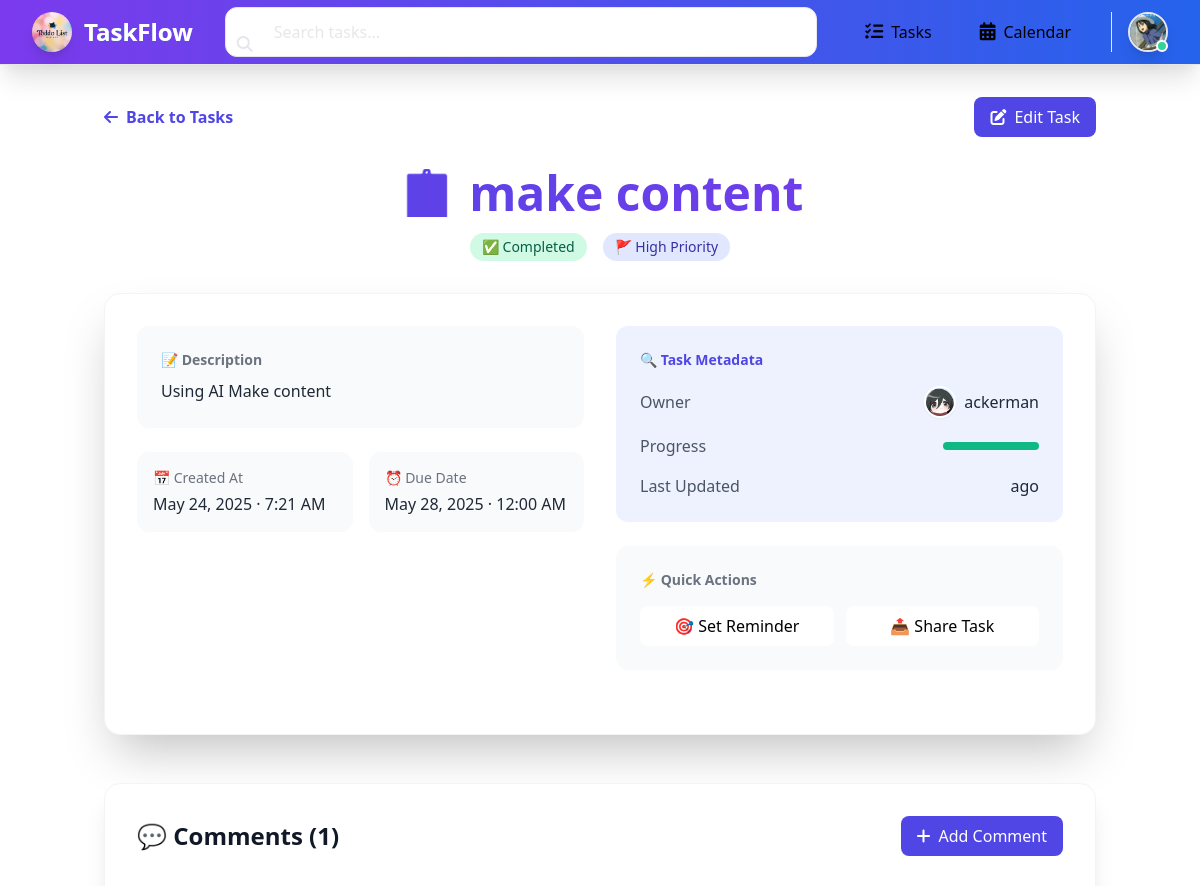
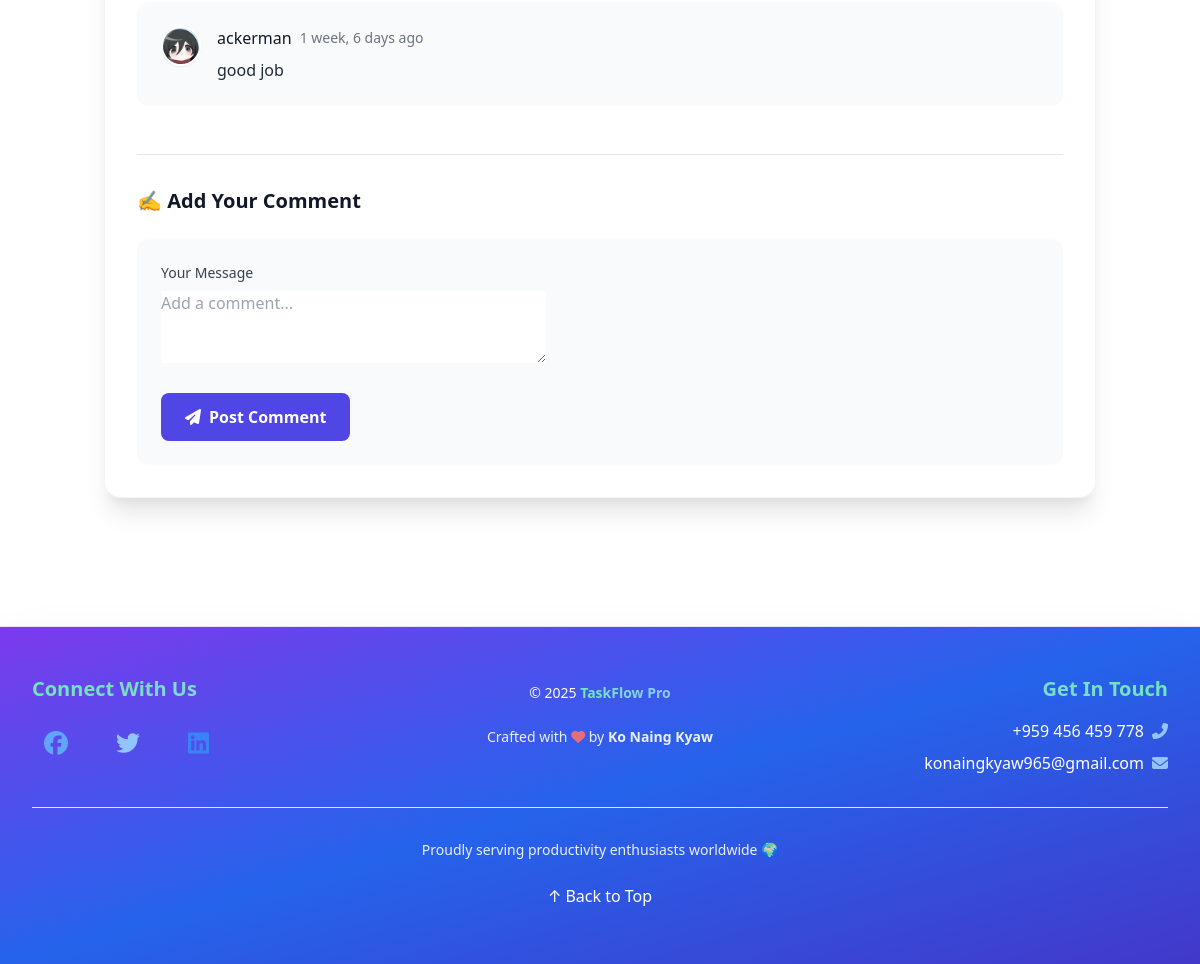
Screenshot of /task_detail/63/ (signed in) with the database file from the repository (2 pictures, top to bottom).
### myapp/models.py (models this page shows, shortened)
class Profile(models.Model):
    user = models.OneToOneField(User, on_delete=models.CASCADE)
    profile_pic = models.ImageField(
        upload_to='profile_pics/',
        default='default_profile_pic.jpg'
    )
    bio = models.TextField(blank=True, null=True)

class Task(models.Model):
    PRIORITY_CHOICES = [
        ('High', 'High'),
        ('Medium', 'Medium'),
        ('Low', 'Low'),
    ]
    RECURRENCE_CHOICES = [
        ('none', 'None'),
        ('daily', 'Daily'),
        ('weekly', 'Weekly'),
        ('monthly', 'Monthly'),
    ]
    user = models.ForeignKey(User, on_delete=models.CASCADE ,null=True)
    shared_users = models.ManyToManyField(User, related_name='shared_tasks', blank=True)
    title = models.CharField(max_length=200)
    description = models.TextField(blank=True, null=True)
    created_at = models.DateTimeField(auto_now_add=True)
    due_date = models.DateTimeField(null=True, blank=True)
    is_completed = models.BooleanField(default=False)
    category = models.ForeignKey(
        Category,
        on_delete=models.SET_NULL,
        null=True,
        blank=True
    )
    priority = models.CharField(max_length=10, choices=PRIORITY_CHOICES, default='Medium')
    reminder = models.DateTimeField(null=True, blank=True)
    recurrence = models.CharField(max_length=10, choices=RECURRENCE_CHOICES, default='none')
    parent_task = models.ForeignKey(
        'self',
        on_delete=models.CASCADE,
        null=True,
        blank=True,
        related_name='subtasks'
    )
    order = models.PositiveIntegerField(default=0)
    class Meta:
        unique_together = ['title', 'due_date', 'user']
        ordering = ['order', '-created_at']

class Comment(models.Model):
    task = models.ForeignKey(Task, on_delete=models.CASCADE, related_name='comments')
    user = models.ForeignKey(User, on_delete=models.CASCADE)
    content = models.TextField()
    created_at = models.DateTimeField(auto_now_add=True)
    updated_at = models.DateTimeField(auto_now=True)
    class Meta:
        ordering = ['-created_at']

### myapp/views.py (the view)
# urls.py: path("task_detail/<int:task_id>/", views.task_detail, name="task_detail"),
@login_required(login_url="login")
def task_detail(request, task_id):
    task = get_object_or_404(Task, id=task_id)
    comments = task.comments.all().order_by('-created_at')
    if request.method == 'POST':
        form = CommentForm(request.POST)
        if form.is_valid():
            comment = form.save(commit=False)
            comment.task = task
            comment.user = request.user
            comment.save()
            return redirect('task_detail', task_id=task_id)
    else:
        form = CommentForm()
    return render(request, "task_detail.html", {"task": task, "comments": comments, "form": form})

### myapp/forms.py
class CommentForm(forms.ModelForm):
    class Meta:
        model = Comment
        fields = ['content']
        widgets = {
            'content': forms.Textarea(attrs={'rows': 3, 'placeholder': 'Add a comment...'}),
        }

### myapp/context_processors.py (called while the page is built)
def profile_context(request):
    if request.user.is_authenticated:
        try:
            profile = Profile.objects.get(user=request.user)
        except Profile.DoesNotExist:
            profile = None
    else:
        profile = None
    return {'profile': profile}

### myapp/templates/task_detail.html (shortened to what this page needs)
{% extends 'base.html' %}
{% block body %}
  {% load static %}
  <div class="container mx-auto px-4 py-8">
    {% if user.is_authenticated %}
      <div class="flex items-center justify-between mb-8">
        <a href="{% url 'task_list' %}" class="group flex items-center space-x-2 text-indigo-600 hover:text-indigo-700 dark:text-indigo-400 transition-colors">
          <i class="fas fa-arrow-left group-hover:-translate-x-1 transition-transform"></i>
          <span class="font-semibold">Back to Tasks</span>
        </a>
        <div class="flex items-center space-x-4">
          <a href="{% url 'task_update' task.id %}" class="px-4 py-2 bg-indigo-600 hover:bg-indigo-700 text-white rounded-lg flex items-center space-x-2 transition-all">
            <i class="fas fa-edit"></i>
            <span>Edit Task</span>
          </a>
        </div>
      </div>
      <div class="mb-8 text-center">
        <h1 class="text-5xl font-bold mb-4 bg-gradient-to-r from-indigo-600 to-purple-600 bg-clip-text text-transparent">
        </h1>
        <div class="flex items-center justify-center space-x-4">
          <span class="px-3 py-1 rounded-full {% if task.is_completed %}bg-green-100 text-green-800{% else %}bg-orange-100 text-orange-800{% endif %} text-sm font-medium">
            {% if task.is_completed %}✅ Completed{% else %}🕒 In Progress{% endif %}
          </span>
          <span class="px-3 py-1 rounded-full bg-indigo-100 text-indigo-800 text-sm font-medium">
            🚩 {{ task.priority }} Priority
          </span>
        </div>
      </div>
      <div class="bg-white dark:bg-gray-800 rounded-2xl shadow-2xl p-8 mb-12 border border-gray-100 dark:border-gray-700">
        <div class="grid grid-cols-1 md:grid-cols-2 gap-8 mb-8">
          <div class="space-y-6">
            <div class="p-6 bg-gray-50 dark:bg-gray-700 rounded-xl">
              <h3 class="text-sm font-semibold text-gray-500 dark:text-gray-400 mb-2">📝 Description</h3>
              <p class="text-gray-800 dark:text-gray-200 leading-relaxed">{{ task.description }}</p>
            </div>
            <div class="grid grid-cols-2 gap-4">
              <div class="p-4 bg-gray-50 dark:bg-gray-700 rounded-xl">
                <p class="text-sm text-gray-500 dark:text-gray-400 mb-1">📅 Created At</p>
                <p class="text-gray-800 dark:text-gray-200 font-medium">{{ task.created_at|date:"M j, Y · g:i A" }}</p>
              </div>
              <div class="p-4 bg-gray-50 dark:bg-gray-700 rounded-xl">
                <p class="text-sm text-gray-500 dark:text-gray-400 mb-1">⏰ Due Date</p>
                <p class="text-gray-800 dark:text-gray-200 font-medium">{{ task.due_date|date:"M j, Y · g:i A" }}</p>
              </div>
            </div>
          </div>
          <div class="space-y-6">
            <div class="p-6 bg-indigo-50 dark:bg-indigo-900/20 rounded-xl">
              <h3 class="text-sm font-semibold text-indigo-600 dark:text-indigo-400 mb-4">🔍 Task Metadata</h3>
              <div class="space-y-4">
                <div class="flex justify-between items-center">
                  <span class="text-gray-600 dark:text-gray-400">Owner</span>
                  <div class="flex items-center space-x-2">
                    <img src="{% if task.user.profile.profile_pic %}{{ task.user.profile.profile_pic.url }}{% else %}{% static 'images/default-profile.jpg' %}{% endif %}"
                         class="w-8 h-8 rounded-full border-2 border-white shadow-sm">
                    <span class="text-gray-800 dark:text-gray-200 font-medium">{{ task.user.username }}</span>
                  </div>
                </div>
                <div class="flex justify-between items-center">
                  <span class="text-gray-600 dark:text-gray-400">Progress</span>
                  <div class="w-24 h-2 bg-gray-200 rounded-full overflow-hidden">
                    <div class="h-full {% if task.is_completed %}bg-green-500{% else %}bg-indigo-500{% endif %} w-{% if task.is_completed %}100{% else %}50{% endif %}%"></div>
                  </div>
                </div>
                <div class="flex justify-between items-center">
                  <span class="text-gray-600 dark:text-gray-400">Last Updated</span>
                  <span class="text-gray-800 dark:text-gray-200 font-medium">{{ task.updated_at|timesince }} ago</span>
                </div>
              </div>
            </div>
            <div class="p-6 bg-gray-50 dark:bg-gray-700 rounded-xl">
              <h3 class="text-sm font-semibold text-gray-500 dark:text-gray-400 mb-4">⚡ Quick Actions</h3>
              <div class="grid grid-cols-2 gap-3">
                <button class="p-2 bg-white dark:bg-gray-600 hover:bg-gray-50 dark:hover:bg-gray-500 rounded-lg transition-colors">
                  🎯 Set Reminder
                </button>
                <button class="p-2 bg-white dark:bg-gray-600 hover:bg-gray-50 dark:hover:bg-gray-500 rounded-lg transition-colors">
                  📤 Share Task
                </button>
              </div>
            </div>
          </div>
        </div>
      </div>
      <div class="bg-white dark:bg-gray-800 rounded-2xl shadow-xl p-8 border border-gray-100 dark:border-gray-700">
        <div class="flex items-center justify-between mb-8">
          <h3 class="text-2xl font-bold text-gray-900 dark:text-white">💬 Comments ({{ comments.count }})</h3>
          <button onclick="document.getElementById('comment-form').scrollIntoView({behavior: 'smooth'})"
                  class="px-4 py-2 bg-indigo-600 hover:bg-indigo-700 text-white rounded-lg flex items-center space-x-2 transition-all">
            <i class="fas fa-plus"></i>
            <span>Add Comment</span>
          </button>
        </div>
        {% if comments %}
          <div class="space-y-6">
            {% for comment in comments %}
              <div class="p-6 bg-gray-50 dark:bg-gray-700 rounded-xl group hover:bg-gray-100 dark:hover:bg-gray-600 transition-colors">
                <div class="flex items-start space-x-4">
                  <img src="{% if comment.user.profile.profile_pic %}{{ comment.user.profile.profile_pic.url }}{% else %}{% static 'images/default-profile.jpg' %}{% endif %}"
                       class="w-10 h-10 rounded-full border-2 border-white shadow-sm">
                  <div class="flex-1">
                    <div class="flex items-center space-x-2 mb-2">
                      <span class="font-medium text-gray-900 dark:text-white">{{ comment.user.username }}</span>
                      <span class="text-sm text-gray-500">{{ comment.created_at|timesince }} ago</span>
                    </div>
                    <p class="text-gray-800 dark:text-gray-200">{{ comment.content }}</p>
                  </div>
                </div>
              </div>
            {% endfor %}
          </div>
        {% else %}
          <div class="p-8 text-center bg-gray-50 dark:bg-gray-700 rounded-xl">
            <p class="text-gray-600 dark:text-gray-400">No comments yet. Be the first to add one!</p>
          </div>
        {% endif %}
        <div id="comment-form" class="mt-12 pt-8 border-t border-gray-200 dark:border-gray-700">
          <h4 class="text-xl font-bold mb-6 text-gray-900 dark:text-white">✍️ Add Your Comment</h4>
          <form method="post" action="" class="space-y-6">
            <div class="bg-gray-50 dark:bg-gray-700 rounded-xl p-6">
              <label class="block text-sm font-medium text-gray-700 dark:text-gray-300 mb-2">Your Message</label>
              {{ form.content }}
              <div class="mt-6">
                <button type="submit" class="px-6 py-3 bg-indigo-600 hover:bg-indigo-700 text-white rounded-lg font-semibold transition-all flex items-center space-x-2">
                  <i class="fas fa-paper-plane"></i>
                  <span>Post Comment</span>
                </button>
              </div>
            </div>
          </form>
        </div>
      </div>
    {% endif %}
  </div>
{% endblock %}

### templates/header.html (shortened to what this page needs)
{% load static %}
<nav class="bg-gradient-to-r from-purple-600 to-blue-600 shadow-xl backdrop-blur-md border-b border-white/10">
  <div class="max-w-7xl mx-auto px-4 sm:px-6 lg:px-8">
    <div class="flex items-center justify-between h-16">
      <div class="flex items-center space-x-3 flex-shrink-0">
        <a href="{% url 'home' %}" class="flex items-center space-x-3 group">
          <img src="{% static 'images/app-logo.jpg' %}" alt="App Logo"
               class="w-10 h-10 rounded-full shadow-lg transform transition-all duration-300 group-hover:rotate-12 group-hover:scale-110">
          <span class="text-white text-2xl font-bold bg-gradient-to-r from-green-300 to-blue-300 bg-clip-text text-transparent">
            TaskFlow
          </span>
        </a>
      </div>
      <div class="hidden lg:flex flex-1 max-w-2xl mx-8">
        <form method="get" action="{% url 'task_list' %}" class="w-full">
          <div class="relative">
            <input name="search" value="{{ search_query|default:'' }}"
                   class="w-full pl-12 pr-4 py-3 rounded-xl bg-white/10 backdrop-blur-sm border border-white/20
                          text-white placeholder-gray-200 focus:outline-none focus:ring-2 focus:ring-green-400
                          focus:border-transparent transition-all"
                   type="search"
                   placeholder="Search tasks...">
            <button type="submit" class="absolute left-3 top-1/2 -translate-y-1/2 text-gray-200">
              <i class="fa-solid fa-magnifying-glass"></i>
            </button>
          </div>
        </form>
      </div>
      <div class="hidden lg:flex items-center space-x-6">
        <div class="flex space-x-4">
          <a href="{% url 'task_list' %}"
             class="px-4 py-2.5 rounded-lg flex items-center space-x-2 text-white/90 hover:text-white
                    hover:bg-white/10 transition-all duration-200">
            <i class="fa-solid fa-list-check text-lg"></i>
            <span>Tasks</span>
          </a>
          <a href="{% url 'calendar' %}"
             class="px-4 py-2.5 rounded-lg flex items-center space-x-2 text-white/90 hover:text-white
                    hover:bg-white/10 transition-all duration-200">
            <i class="fa-solid fa-calendar-days text-lg"></i>
            <span>Calendar</span>
          </a>
        </div>
        <div class="ml-4 flex items-center space-x-4 border-l border-white/20 pl-4">
          {% if user.is_authenticated %}
            <div class="relative group">
              <a href="{% url 'profile' %}" class="flex items-center space-x-3">
                <div class="relative">
                  <img src="{% if profile.profile_pic %}{{ profile.profile_pic.url }}{% else %}{% static 'images/default-profile.jpg' %}{% endif %}"
                       class="w-10 h-10 rounded-full border-2 border-white/30 hover:border-green-400
                              transition-all duration-300 shadow-lg">
                  <div class="absolute bottom-0 right-0 w-3 h-3 bg-green-400 rounded-full border-2 border-white"></div>
                </div>
              </a>
            </div>
          {% endif %}
        </div>
      </div>
    </div>
  </div>
</nav>

### rows the page displays
Profile: profile_pic (picture)
Task: priority "High", description "Using AI Make content", created_at "May 24, 2025 · 7:21 AM", due_date "May 28, 2025 · 12:00 AM", user.profile_pic (picture), user.username "ackerman"
Comment: user.profile_pic (picture), user.username "ackerman", created_at "1 week, 6 days", content "good job"

### other values shown
{{ comments.count }} "1"
